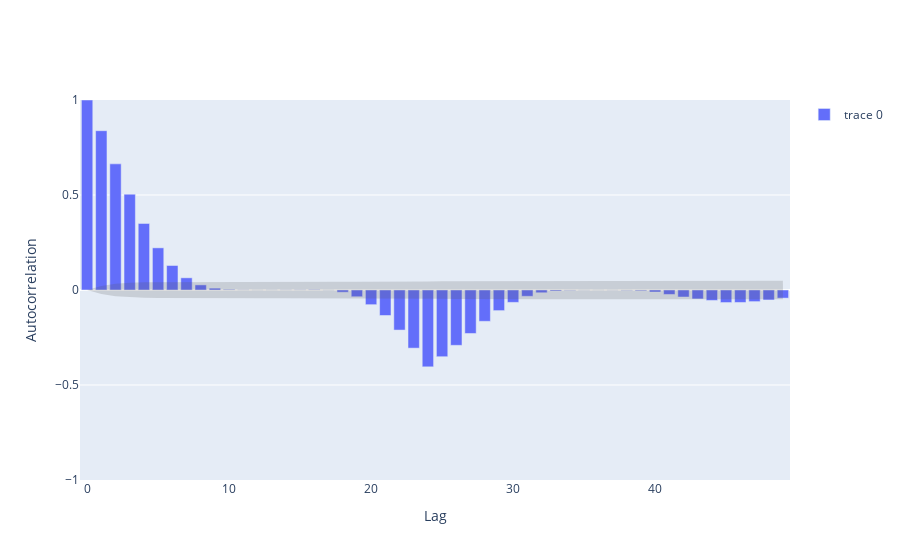

Notebook cell for this chart:
### Code cell
fig = go.Figure(go.Bar(
    y = seasonal_acf_values
))

fig.add_trace(go.Scatter(
    x = list(seasonal_acf_conf.index) + list(seasonal_acf_conf.index[::-1]),
    y = list(seasonal_acf_conf['Upper']) + list(seasonal_acf_conf['Lower'][::-1]),
    fill='toself',
    fillcolor='rgba(84,84,84,0.2)',
    line=dict(color='rgba(255,255,255,0)'),
    hoverinfo="skip",
    showlegend=False
))

fig.update_yaxes(title="Autocorrelation", range=[-1, 1])
fig.update_xaxes(title="Lag")

fig.show()
